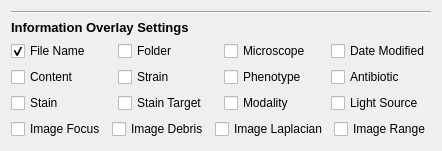
      <widget class="QWidget" name="tab_15">
       <attribute name="title">
        <string>Overlay</string>
       </attribute>
       <layout class="QVBoxLayout" name="verticalLayout_22">
        <item>
         <widget class="Line" name="line_27">
          <property name="orientation">
           <enum>Qt::Horizontal</enum>
          </property>
         </widget>
        </item>
        <item>
         <widget class="QLabel" name="label_73">
          <property name="font">
           <font>
            <pointsize>10</pointsize>
            <bold>true</bold>
           </font>
          </property>
          <property name="text">
           <string>Information Overlay Settings</string>
          </property>
         </widget>
        </item>
        <item>
         <layout class="QGridLayout" name="gridLayout_28">
          <item row="0" column="0">
           <widget class="QCheckBox" name="overlay_filename">
            <property name="text">
             <string>File Name</string>
            </property>
            <property name="checked">
             <bool>true</bool>
            </property>
           </widget>
          </item>
          <item row="0" column="1">
           <widget class="QCheckBox" name="overlay_folder">
            <property name="text">
             <string>Folder</string>
            </property>
           </widget>
          </item>
          <item row="2" column="4">
           <widget class="QCheckBox" name="overlay_antibiotic">
            <property name="text">
             <string>Antibiotic</string>
            </property>
           </widget>
          </item>
          <item row="2" column="3">
           <widget class="QCheckBox" name="overlay_phenotype">
            <property name="text">
             <string>Phenotype</string>
            </property>
           </widget>
          </item>
          <item row="2" column="1">
           <widget class="QCheckBox" name="overlay_strain">
            <property name="text">
             <string>Strain</string>
            </property>
           </widget>
          </item>
          <item row="2" column="0">
           <widget class="QCheckBox" name="overlay_content">
            <property name="text">
             <string>Content</string>
            </property>
           </widget>
          </item>
          <item row="0" column="3">
           <widget class="QCheckBox" name="overlay_microscope">
            <property name="text">
             <string>Microscope</string>
            </property>
           </widget>
          </item>
          <item row="0" column="4">
           <widget class="QCheckBox" name="overlay_datemodified">
            <property name="text">
             <string>Date Modified</string>
            </property>
           </widget>
          </item>
         </layout>
        </item>
        <item>
         <layout class="QGridLayout" name="gridLayout_29">
          <item row="0" column="3">
           <widget class="QCheckBox" name="overlay_lightsource">
            <property name="text">
             <string>Light Source</string>
            </property>
           </widget>
          </item>
          <item row="0" column="1">
           <widget class="QCheckBox" name="overlay_staintarget">
            <property name="text">
             <string>Stain Target</string>
            </property>
           </widget>
          </item>
          <item row="0" column="2">
           <widget class="QCheckBox" name="overlay_modality">
            <property name="text">
             <string>Modality</string>
            </property>
           </widget>
          </item>
          <item row="0" column="0">
           <widget class="QCheckBox" name="overlay_stain">
            <property name="text">
             <string>Stain</string>
            </property>
           </widget>
          </item>
         </layout>
        </item>
        <item>
         <layout class="QGridLayout" name="gridLayout_30">
          <item row="0" column="0">
           <widget class="QCheckBox" name="overlay_focus">
            <property name="text">
             <string>Image Focus</string>
            </property>
           </widget>
          </item>
          <item row="0" column="2">
           <widget class="QCheckBox" name="overlay_laplacian">
            <property name="text">
             <string>Image Laplacian</string>
            </property>
           </widget>
          </item>
          <item row="0" column="1">
           <widget class="QCheckBox" name="overlay_debris">
            <property name="text">
             <string>Image Debris</string>
            </property>
           </widget>
          </item>
          <item row="0" column="3">
           <widget class="QCheckBox" name="overlay_range">
            <property name="text">
             <string>Image Range</string>
            </property>
           </widget>
          </item>
         </layout>
        </item>
        <item>
         <spacer name="verticalSpacer_30">
          <property name="orientation">
           <enum>Qt::Vertical</enum>
          </property>
          <property name="sizeType">
           <enum>QSizePolicy::Minimum</enum>
          </property>
          <property name="sizeHint" stdset="0">
           <size>
            <width>20</width>
            <height>1</height>
           </size>
          </property>
         </spacer>
        </item>
       </layout>
      </widget>
